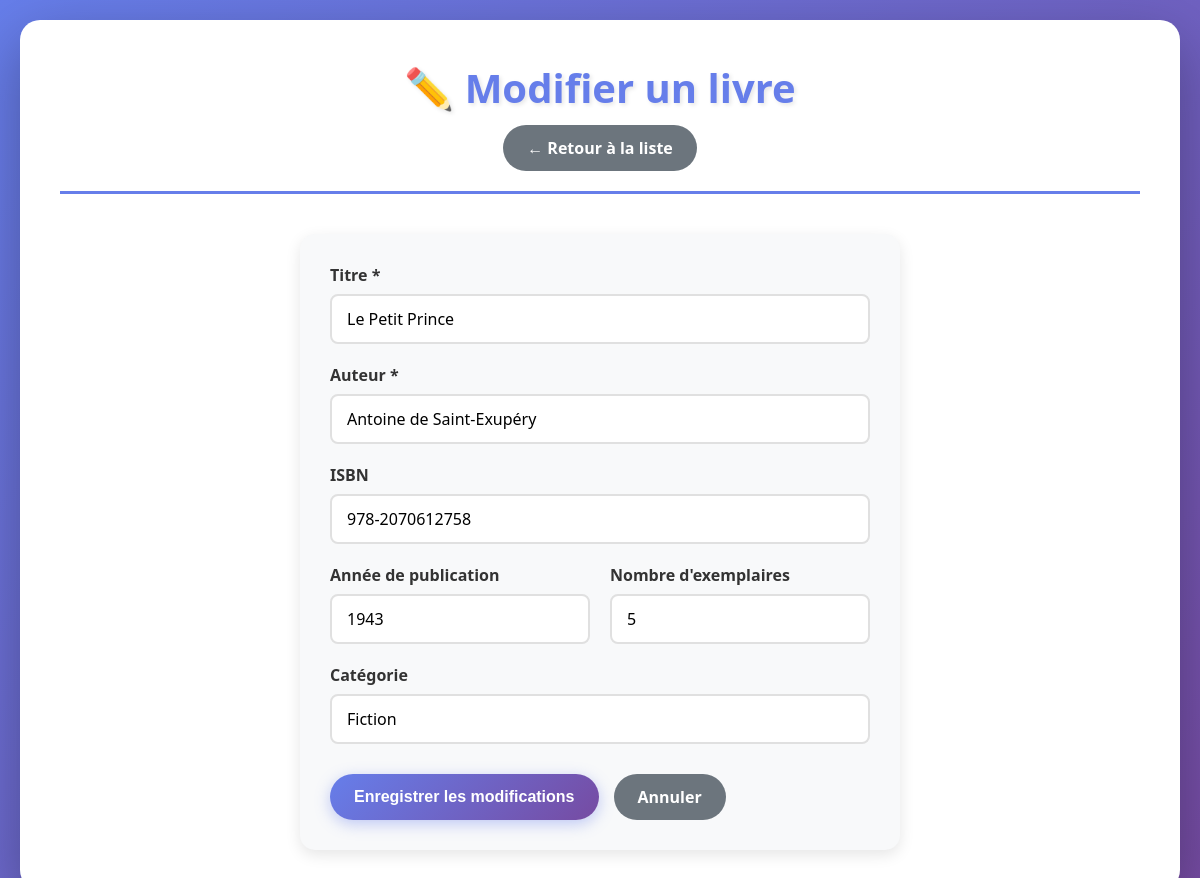
Screenshot of /edit_book.php?id=1 (signed in) with the database file from the repository.
### tables this page shows
CREATE TABLE IF NOT EXISTS livres (
    id INT AUTO_INCREMENT PRIMARY KEY,
    titre VARCHAR(255) NOT NULL,
    auteur VARCHAR(255) NOT NULL,
    isbn VARCHAR(50),
    annee_publication INT,
    categorie VARCHAR(100),
    nombre_exemplaires INT DEFAULT 1,
    date_ajout TIMESTAMP DEFAULT CURRENT_TIMESTAMP
);

### edit_book.php (the view, shortened to what this page needs)
<?php
$id = $_GET['id'] ?? null;
$conn = getConnection();
$stmt = $conn->prepare("SELECT * FROM livres WHERE id = ?");
$stmt->bind_param("i", $id);
$stmt->execute();
$result = $stmt->get_result();
$book = $result->fetch_assoc();
?>
<!DOCTYPE html>
<html lang="fr">
<head>
    <link rel="stylesheet" href="style.css">
</head>
<body>
    <div class="container">
        <header>
            <h1>✏️ Modifier un livre</h1>
            <a href="index.php" class="btn btn-secondary">← Retour à la liste</a>
        </header>
        <div class="form-container">
            <form method="POST" action="edit_book.php?id=<?php echo $id; ?>" class="book-form">
                <div class="form-group">
                    <label for="titre">Titre *</label>
                    <input type="text" id="titre" name="titre" required value="<?php echo htmlspecialchars($book['titre']); ?>">
                </div>
                <div class="form-group">
                    <label for="auteur">Auteur *</label>
                    <input type="text" id="auteur" name="auteur" required value="<?php echo htmlspecialchars($book['auteur']); ?>">
                </div>
                <div class="form-group">
                    <label for="isbn">ISBN</label>
                    <input type="text" id="isbn" name="isbn" value="<?php echo htmlspecialchars($book['isbn']); ?>">
                </div>
                <div class="form-row">
                    <div class="form-group">
                        <label for="annee_publication">Année de publication</label>
                        <input type="number" id="annee_publication" name="annee_publication" min="1000" max="<?php echo date('Y'); ?>" value="<?php echo htmlspecialchars($book['annee_publication']); ?>">
                    </div>
                    <div class="form-group">
                        <label for="nombre_exemplaires">Nombre d'exemplaires</label>
                        <input type="number" id="nombre_exemplaires" name="nombre_exemplaires" min="1" value="<?php echo htmlspecialchars($book['nombre_exemplaires']); ?>">
                    </div>
                </div>
                <div class="form-group">
                    <label for="categorie">Catégorie</label>
                    <input type="text" id="categorie" name="categorie" value="<?php echo htmlspecialchars($book['categorie']); ?>" placeholder="Ex: Fiction, Science-Fiction, etc.">
                </div>
                <div class="form-actions">
                    <button type="submit" class="btn btn-primary">Enregistrer les modifications</button>
                    <a href="index.php" class="btn btn-secondary">Annuler</a>
                </div>
            </form>
        </div>
    </div>
</body>
</html>

### style.css (style rules this page uses)
* { margin: 0; padding: 0; box-sizing: border-box; }
body { font-family: 'Segoe UI', Tahoma, Geneva, Verdana, sans-serif; background: linear-gradient(135deg, #667eea 0%, #764ba2 100%); min-height: 100vh; padding: 20px; color: #333; }
.container { max-width: 1200px; margin: 0 auto; background: white; border-radius: 20px; box-shadow: 0 20px 60px rgba(0, 0, 0, 0.3); padding: 40px; animation: fadeIn 0.5s ease-in; }
header { text-align: center; margin-bottom: 40px; padding-bottom: 20px; border-bottom: 3px solid #667eea; position: relative; }
header h1 { font-size: 2.5em; color: #667eea; margin-bottom: 10px; text-shadow: 2px 2px 4px rgba(0, 0, 0, 0.1); }
.btn { padding: 12px 24px; border: none; border-radius: 25px; font-size: 1em; cursor: pointer; text-decoration: none; display: inline-block; transition: all 0.3s ease; font-weight: 600; text-align: center; }
.btn-primary { background: linear-gradient(135deg, #667eea 0%, #764ba2 100%); color: white; box-shadow: 0 4px 15px rgba(102, 126, 234, 0.4); }
.btn-secondary { background: #6c757d; color: white; }
.form-container { max-width: 600px; margin: 0 auto; }
.book-form { background: #f8f9fa; padding: 30px; border-radius: 15px; box-shadow: 0 5px 15px rgba(0, 0, 0, 0.1); }
.form-group { margin-bottom: 20px; }
.form-group label { display: block; margin-bottom: 8px; color: #333; font-weight: 600; font-size: 1em; }
.form-group input { width: 100%; padding: 12px 15px; border: 2px solid #e0e0e0; border-radius: 8px; font-size: 1em; outline: none; transition: all 0.3s ease; font-family: inherit; }
.form-row { display: grid; grid-template-columns: 1fr 1fr; gap: 20px; }
.form-actions { display: flex; gap: 15px; margin-top: 30px; flex-wrap: wrap; }

### rows the page displays
livres: titre "Le Petit Prince", auteur "Antoine de Saint-Exupéry", isbn "978-2070612758", annee_publication "1943", nombre_exemplaires "5", categorie "Fiction"
